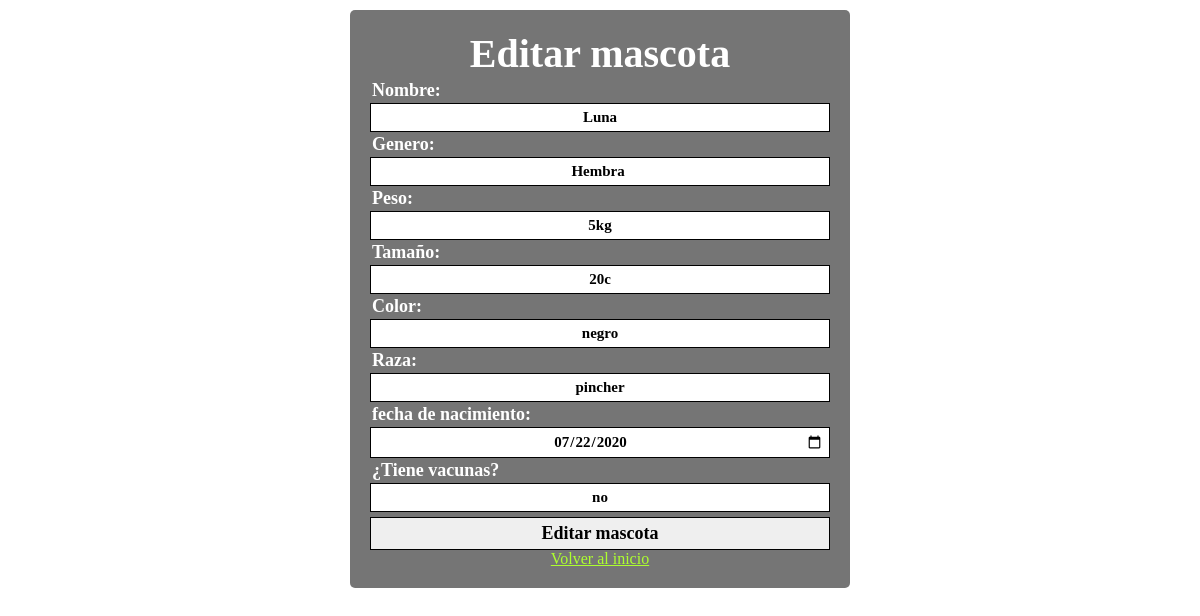
The page /co.edu.udec.act1.jonathanjulioestrada/views/EditarMascota.php?id=38 on the database its author committed.
### tables this page shows
CREATE TABLE `mascotas` (
  `id` int(11) NOT NULL,
  `nombre` varchar(20) NOT NULL,
  `genero` varchar(20) NOT NULL,
  `peso` varchar(3) NOT NULL,
  `tamano` varchar(3) NOT NULL,
  `color` varchar(20) NOT NULL,
  `raza` varchar(20) NOT NULL,
  `fecha_nac` date NOT NULL,
  `tienevacunas` varchar(3) NOT NULL,
  `propietario` int(11) NOT NULL
);

### co.edu.udec.act1.jonathanjulioestrada/views/EditarMascota.php (the view, shortened to what this page needs)
<?php
    include '../co.edu.udec.desarrolloweb.jonathanjulio.util//Conectar.php';
    $id = $_GET["id"];
    $sql = $conexion->query("SELECT * FROM `mascotas` WHERE id = $id;");
?>
<!doctype html>
<html>
    <head>
        <link rel="stylesheet" href="../css/EstiloEditarMascota.css"/>
    </head>
    <body>
        <?php
            include '../controladores/EditarMascota.php';
        ?>
        <form method="post" class="formulario">
            <h2>Editar mascota</h2>
            <?php
            while ($datos = $sql->fetch_object()){ ?>
                <p>Nombre:</p>
            <input type="text" name="lnombre" value="<?=$datos->nombre?>">
                <p>Genero:</p>
                <input type="text" name="lgenero" value="<?=$datos->genero?>">
                <p>Peso:</p>
                <input type="text" name="lpeso" value="<?=$datos->peso?>">
                <p>Tamaño:</p>
                <input type="text" name="ltamano" value="<?=$datos->tamano?>">
                <p>Color:</p>
                <input type="text" name="lcolor" value="<?=$datos->color?>">
                <P>Raza:</p>
                <input type="text" name="lraza" value="<?=$datos->raza?>">
                <p>fecha de nacimiento:</p>
                <input type="date" name="lfechanac" value="<?=$datos->fecha_nac?>">
                <p>¿Tiene vacunas?</p>
                <input type="text" name="lvacuna" value="<?=$datos->tienevacunas?>">
                <br>
           <?php }
            ?>
                <input class="btn" name="btnmodificarm" type="submit" value="Editar mascota">
                <a href="index.php">Volver al inicio</a>
        </form>
    </body>
</html>

### co.edu.udec.act1.jonathanjulioestrada/css/EstiloEditarMascota.css (style rules this page uses)
* { margin: 0; padding: 0; box-sizing: border-box; font-family: 'calibri'; }
body { background-image: url(../img/imgmascotas.jpg); background-size: cover; }
body .formulario { width: 500px; background:rgba(0, 0, 0, 0.54); backdrop-filter:blur(2px); padding: 20px; margin: auto; margin-top:10px; border-radius: 5px; color: #000; }
body .formulario input { width: 100%; padding: 5px; font-size: 15px; border: 1px solid #000; font-weight: bold; text-align: center; }
body .formulario h2 { text-align: center; font-size: 40px; padding: 1px; margin-top: -1px; color: #ffffff; }
body .formulario p { font-size: 18px; padding: 2px; font-weight: bold; color: #ffffff }
body .formulario .btn { margin-top: 5px; font-weight: bold; font-size: 18px; cursor: pointer; }
body .formulario a { display: block; text-align: center; color: greenyellow; }

### rows shown on the page
mascotas: lnombre "Luna", lgenero "Hembra", lpeso "5kg", ltamano "20c", lcolor "negro", lraza "pincher", lfechanac "07/22/2020", lvacuna "no"
